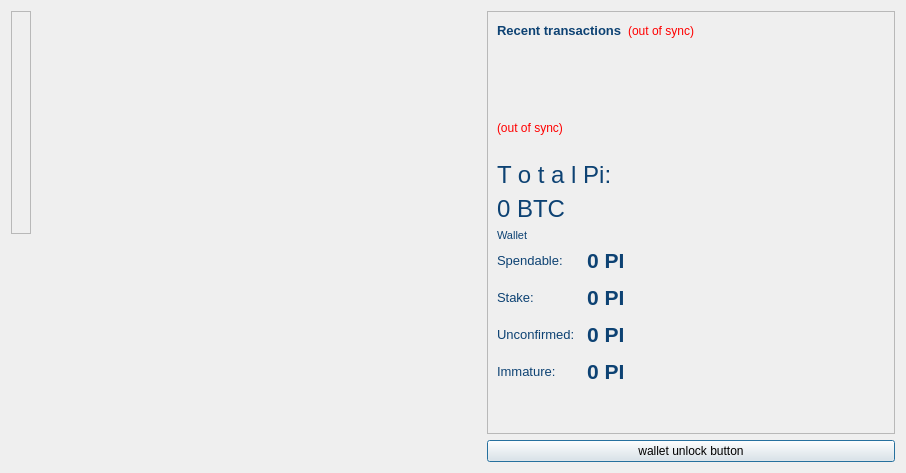
<?xml version="1.0" encoding="UTF-8"?>
<ui version="4.0">
 <class>OverviewPage</class>
 <widget class="QWidget" name="OverviewPage">
  <property name="geometry">
   <rect>
    <x>0</x>
    <y>0</y>
    <width>906</width>
    <height>460</height>
   </rect>
  </property>
  <property name="windowTitle">
   <string>Form</string>
  </property>
  <layout class="QHBoxLayout" name="horizontalLayout" stretch="0,0,0">
   <item>
    <layout class="QVBoxLayout" name="verticalLayout_2">
     <item>
      <widget class="QFrame" name="frame">
       <property name="frameShape">
        <enum>QFrame::StyledPanel</enum>
       </property>
       <property name="frameShadow">
        <enum>QFrame::Raised</enum>
       </property>
       <layout class="QVBoxLayout" name="verticalLayout_4">
        <item>
         <layout class="QHBoxLayout" name="horizontalLayout_4"/>
        </item>
       </layout>
      </widget>
     </item>
     <item>
      <widget class="QLabel" name="label_2">
       <property name="text">
        <string/>
       </property>
       <property name="pixmap">
        <pixmap>:/images/Wallet_Logo</pixmap>
       </property>
       <property name="alignment">
        <set>Qt::AlignCenter</set>
       </property>
      </widget>
     </item>
    </layout>
   </item>
   <item>
    <spacer name="horizontalSpacer_3">
     <property name="orientation">
      <enum>Qt::Horizontal</enum>
     </property>
     <property name="sizeType">
      <enum>QSizePolicy::Fixed</enum>
     </property>
     <property name="sizeHint" stdset="0">
      <size>
       <width>450</width>
       <height>20</height>
      </size>
     </property>
    </spacer>
   </item>
   <item>
    <layout class="QVBoxLayout" name="verticalLayout_3">
     <item>
      <widget class="QFrame" name="frame_2">
       <property name="frameShape">
        <enum>QFrame::StyledPanel</enum>
       </property>
       <property name="frameShadow">
        <enum>QFrame::Raised</enum>
       </property>
       <layout class="QVBoxLayout" name="verticalLayout">
        <item>
         <layout class="QHBoxLayout" name="horizontalLayout_2">
          <item>
           <widget class="QLabel" name="label_4">
            <property name="palette">
             <palette>
              <active>
               <colorrole role="WindowText">
                <brush brushstyle="SolidPattern">
                 <color alpha="255">
                  <red>13</red>
                  <green>66</green>
                  <blue>115</blue>
                 </color>
                </brush>
               </colorrole>
               <colorrole role="Text">
                <brush brushstyle="SolidPattern">
                 <color alpha="255">
                  <red>13</red>
                  <green>66</green>
                  <blue>115</blue>
                 </color>
                </brush>
               </colorrole>
              </active>
              <inactive>
               <colorrole role="WindowText">
                <brush brushstyle="SolidPattern">
                 <color alpha="255">
                  <red>13</red>
                  <green>66</green>
                  <blue>115</blue>
                 </color>
                </brush>
               </colorrole>
               <colorrole role="Text">
                <brush brushstyle="SolidPattern">
                 <color alpha="255">
                  <red>13</red>
                  <green>66</green>
                  <blue>115</blue>
                 </color>
                </brush>
               </colorrole>
              </inactive>
              <disabled>
               <colorrole role="WindowText">
                <brush brushstyle="SolidPattern">
                 <color alpha="255">
                  <red>120</red>
                  <green>120</green>
                  <blue>120</blue>
                 </color>
                </brush>
               </colorrole>
               <colorrole role="Text">
                <brush brushstyle="SolidPattern">
                 <color alpha="255">
                  <red>120</red>
                  <green>120</green>
                  <blue>120</blue>
                 </color>
                </brush>
               </colorrole>
              </disabled>
             </palette>
            </property>
            <property name="font">
             <font>
              <pointsize>10</pointsize>
             </font>
            </property>
            <property name="text">
             <string>&lt;b&gt;Recent transactions&lt;/b&gt;</string>
            </property>
           </widget>
          </item>
          <item>
           <widget class="QLabel" name="labelTransactionsStatus">
            <property name="toolTip">
             <string>The displayed information may be out of date. Your wallet automatically synchronizes with the picoin network after a connection is established, but this process has not completed yet.</string>
            </property>
            <property name="styleSheet">
             <string notr="true">QLabel { color: red; }</string>
            </property>
            <property name="text">
             <string notr="true">(out of sync)</string>
            </property>
            <property name="alignment">
             <set>Qt::AlignRight|Qt::AlignTrailing|Qt::AlignVCenter</set>
            </property>
           </widget>
          </item>
          <item>
           <spacer name="horizontalSpacer">
            <property name="orientation">
             <enum>Qt::Horizontal</enum>
            </property>
            <property name="sizeHint" stdset="0">
             <size>
              <width>40</width>
              <height>20</height>
             </size>
            </property>
           </spacer>
          </item>
         </layout>
        </item>
        <item>
         <widget class="QListView" name="listTransactions">
          <property name="palette">
           <palette>
            <active>
             <colorrole role="WindowText">
              <brush brushstyle="SolidPattern">
               <color alpha="255">
                <red>13</red>
                <green>66</green>
                <blue>115</blue>
               </color>
              </brush>
             </colorrole>
             <colorrole role="Button">
              <brush brushstyle="SolidPattern">
               <color alpha="0">
                <red>0</red>
                <green>0</green>
                <blue>0</blue>
               </color>
              </brush>
             </colorrole>
             <colorrole role="Text">
              <brush brushstyle="SolidPattern">
               <color alpha="255">
                <red>13</red>
                <green>66</green>
                <blue>115</blue>
               </color>
              </brush>
             </colorrole>
             <colorrole role="Base">
              <brush brushstyle="NoBrush">
               <color alpha="255">
                <red>0</red>
                <green>0</green>
                <blue>0</blue>
               </color>
              </brush>
             </colorrole>
             <colorrole role="Window">
              <brush brushstyle="SolidPattern">
               <color alpha="0">
                <red>0</red>
                <green>0</green>
                <blue>0</blue>
               </color>
              </brush>
             </colorrole>
            </active>
            <inactive>
             <colorrole role="WindowText">
              <brush brushstyle="SolidPattern">
               <color alpha="255">
                <red>13</red>
                <green>66</green>
                <blue>115</blue>
               </color>
              </brush>
             </colorrole>
             <colorrole role="Button">
              <brush brushstyle="SolidPattern">
               <color alpha="0">
                <red>0</red>
                <green>0</green>
                <blue>0</blue>
               </color>
              </brush>
             </colorrole>
             <colorrole role="Text">
              <brush brushstyle="SolidPattern">
               <color alpha="255">
                <red>13</red>
                <green>66</green>
                <blue>115</blue>
               </color>
              </brush>
             </colorrole>
             <colorrole role="Base">
              <brush brushstyle="NoBrush">
               <color alpha="255">
                <red>0</red>
                <green>0</green>
                <blue>0</blue>
               </color>
              </brush>
             </colorrole>
             <colorrole role="Window">
              <brush brushstyle="SolidPattern">
               <color alpha="0">
                <red>0</red>
                <green>0</green>
                <blue>0</blue>
               </color>
              </brush>
             </colorrole>
            </inactive>
            <disabled>
             <colorrole role="WindowText">
              <brush brushstyle="SolidPattern">
               <color alpha="255">
                <red>120</red>
                <green>120</green>
                <blue>120</blue>
               </color>
              </brush>
             </colorrole>
             <colorrole role="Button">
              <brush brushstyle="SolidPattern">
               <color alpha="0">
                <red>0</red>
                <green>0</green>
                <blue>0</blue>
               </color>
              </brush>
             </colorrole>
             <colorrole role="Text">
              <brush brushstyle="SolidPattern">
               <color alpha="255">
                <red>120</red>
                <green>120</green>
                <blue>120</blue>
               </color>
              </brush>
             </colorrole>
             <colorrole role="Base">
              <brush brushstyle="NoBrush">
               <color alpha="255">
                <red>0</red>
                <green>0</green>
                <blue>0</blue>
               </color>
              </brush>
             </colorrole>
             <colorrole role="Window">
              <brush brushstyle="SolidPattern">
               <color alpha="0">
                <red>0</red>
                <green>0</green>
                <blue>0</blue>
               </color>
              </brush>
             </colorrole>
            </disabled>
           </palette>
          </property>
          <property name="font">
           <font>
            <pointsize>10</pointsize>
           </font>
          </property>
          <property name="styleSheet">
           <string notr="true">QListView { background: transparent; }</string>
          </property>
          <property name="frameShape">
           <enum>QFrame::NoFrame</enum>
          </property>
          <property name="verticalScrollBarPolicy">
           <enum>Qt::ScrollBarAlwaysOff</enum>
          </property>
          <property name="horizontalScrollBarPolicy">
           <enum>Qt::ScrollBarAlwaysOff</enum>
          </property>
          <property name="selectionMode">
           <enum>QAbstractItemView::NoSelection</enum>
          </property>
         </widget>
        </item>
        <item>
         <widget class="QLabel" name="labelWalletStatus">
          <property name="toolTip">
           <string>The displayed information may be out of date. Your wallet automatically synchronizes with the picoin network after a connection is established, but this process has not completed yet.</string>
          </property>
          <property name="styleSheet">
           <string notr="true">QLabel { color: red; }</string>
          </property>
          <property name="text">
           <string notr="true">(out of sync)</string>
          </property>
          <property name="alignment">
           <set>Qt::AlignLeading|Qt::AlignLeft|Qt::AlignVCenter</set>
          </property>
         </widget>
        </item>
        <item>
         <spacer name="horizontalSpacer_2">
          <property name="orientation">
           <enum>Qt::Horizontal</enum>
          </property>
          <property name="sizeHint" stdset="0">
           <size>
            <width>40</width>
            <height>20</height>
           </size>
          </property>
         </spacer>
        </item>
        <item>
         <widget class="QLabel" name="labelTotalText">
          <property name="palette">
           <palette>
            <active>
             <colorrole role="WindowText">
              <brush brushstyle="SolidPattern">
               <color alpha="255">
                <red>13</red>
                <green>66</green>
                <blue>115</blue>
               </color>
              </brush>
             </colorrole>
             <colorrole role="Text">
              <brush brushstyle="SolidPattern">
               <color alpha="255">
                <red>13</red>
                <green>66</green>
                <blue>115</blue>
               </color>
              </brush>
             </colorrole>
            </active>
            <inactive>
             <colorrole role="WindowText">
              <brush brushstyle="SolidPattern">
               <color alpha="255">
                <red>13</red>
                <green>66</green>
                <blue>115</blue>
               </color>
              </brush>
             </colorrole>
             <colorrole role="Text">
              <brush brushstyle="SolidPattern">
               <color alpha="255">
                <red>13</red>
                <green>66</green>
                <blue>115</blue>
               </color>
              </brush>
             </colorrole>
            </inactive>
            <disabled>
             <colorrole role="WindowText">
              <brush brushstyle="SolidPattern">
               <color alpha="255">
                <red>120</red>
                <green>120</green>
                <blue>120</blue>
               </color>
              </brush>
             </colorrole>
             <colorrole role="Text">
              <brush brushstyle="SolidPattern">
               <color alpha="255">
                <red>120</red>
                <green>120</green>
                <blue>120</blue>
               </color>
              </brush>
             </colorrole>
            </disabled>
           </palette>
          </property>
          <property name="font">
           <font>
            <pointsize>18</pointsize>
            <weight>50</weight>
            <bold>false</bold>
           </font>
          </property>
          <property name="text">
           <string>T o t a l Pi:</string>
          </property>
         </widget>
        </item>
        <item>
         <widget class="QLabel" name="labelTotal">
          <property name="palette">
           <palette>
            <active>
             <colorrole role="WindowText">
              <brush brushstyle="SolidPattern">
               <color alpha="255">
                <red>13</red>
                <green>66</green>
                <blue>115</blue>
               </color>
              </brush>
             </colorrole>
             <colorrole role="Text">
              <brush brushstyle="SolidPattern">
               <color alpha="255">
                <red>13</red>
                <green>66</green>
                <blue>115</blue>
               </color>
              </brush>
             </colorrole>
            </active>
            <inactive>
             <colorrole role="WindowText">
              <brush brushstyle="SolidPattern">
               <color alpha="255">
                <red>13</red>
                <green>66</green>
                <blue>115</blue>
               </color>
              </brush>
             </colorrole>
             <colorrole role="Text">
              <brush brushstyle="SolidPattern">
               <color alpha="255">
                <red>13</red>
                <green>66</green>
                <blue>115</blue>
               </color>
              </brush>
             </colorrole>
            </inactive>
            <disabled>
             <colorrole role="WindowText">
              <brush brushstyle="SolidPattern">
               <color alpha="255">
                <red>120</red>
                <green>120</green>
                <blue>120</blue>
               </color>
              </brush>
             </colorrole>
             <colorrole role="Text">
              <brush brushstyle="SolidPattern">
               <color alpha="255">
                <red>120</red>
                <green>120</green>
                <blue>120</blue>
               </color>
              </brush>
             </colorrole>
            </disabled>
           </palette>
          </property>
          <property name="font">
           <font>
            <pointsize>18</pointsize>
            <weight>50</weight>
            <bold>false</bold>
           </font>
          </property>
          <property name="cursor">
           <cursorShape>IBeamCursor</cursorShape>
          </property>
          <property name="toolTip">
           <string>Your current total balance</string>
          </property>
          <property name="text">
           <string notr="true">0 BTC</string>
          </property>
          <property name="textInteractionFlags">
           <set>Qt::LinksAccessibleByMouse|Qt::TextSelectableByKeyboard|Qt::TextSelectableByMouse</set>
          </property>
         </widget>
        </item>
        <item>
         <widget class="QLabel" name="label_5">
          <property name="palette">
           <palette>
            <active>
             <colorrole role="WindowText">
              <brush brushstyle="SolidPattern">
               <color alpha="255">
                <red>13</red>
                <green>66</green>
                <blue>115</blue>
               </color>
              </brush>
             </colorrole>
             <colorrole role="Text">
              <brush brushstyle="SolidPattern">
               <color alpha="255">
                <red>13</red>
                <green>66</green>
                <blue>115</blue>
               </color>
              </brush>
             </colorrole>
            </active>
            <inactive>
             <colorrole role="WindowText">
              <brush brushstyle="SolidPattern">
               <color alpha="255">
                <red>13</red>
                <green>66</green>
                <blue>115</blue>
               </color>
              </brush>
             </colorrole>
             <colorrole role="Text">
              <brush brushstyle="SolidPattern">
               <color alpha="255">
                <red>13</red>
                <green>66</green>
                <blue>115</blue>
               </color>
              </brush>
             </colorrole>
            </inactive>
            <disabled>
             <colorrole role="WindowText">
              <brush brushstyle="SolidPattern">
               <color alpha="255">
                <red>120</red>
                <green>120</green>
                <blue>120</blue>
               </color>
              </brush>
             </colorrole>
             <colorrole role="Text">
              <brush brushstyle="SolidPattern">
               <color alpha="255">
                <red>120</red>
                <green>120</green>
                <blue>120</blue>
               </color>
              </brush>
             </colorrole>
            </disabled>
           </palette>
          </property>
          <property name="font">
           <font>
            <pointsize>8</pointsize>
            <weight>50</weight>
            <bold>false</bold>
           </font>
          </property>
          <property name="text">
           <string>Wallet</string>
          </property>
         </widget>
        </item>
        <item>
         <layout class="QFormLayout" name="formLayout_2">
          <property name="fieldGrowthPolicy">
           <enum>QFormLayout::AllNonFixedFieldsGrow</enum>
          </property>
          <property name="horizontalSpacing">
           <number>12</number>
          </property>
          <property name="verticalSpacing">
           <number>12</number>
          </property>
          <item row="0" column="0">
           <widget class="QLabel" name="label">
            <property name="palette">
             <palette>
              <active>
               <colorrole role="WindowText">
                <brush brushstyle="SolidPattern">
                 <color alpha="255">
                  <red>13</red>
                  <green>66</green>
                  <blue>115</blue>
                 </color>
                </brush>
               </colorrole>
               <colorrole role="Text">
                <brush brushstyle="SolidPattern">
                 <color alpha="255">
                  <red>13</red>
                  <green>66</green>
                  <blue>115</blue>
                 </color>
                </brush>
               </colorrole>
              </active>
              <inactive>
               <colorrole role="WindowText">
                <brush brushstyle="SolidPattern">
                 <color alpha="255">
                  <red>13</red>
                  <green>66</green>
                  <blue>115</blue>
                 </color>
                </brush>
               </colorrole>
               <colorrole role="Text">
                <brush brushstyle="SolidPattern">
                 <color alpha="255">
                  <red>13</red>
                  <green>66</green>
                  <blue>115</blue>
                 </color>
                </brush>
               </colorrole>
              </inactive>
              <disabled>
               <colorrole role="WindowText">
                <brush brushstyle="SolidPattern">
                 <color alpha="255">
                  <red>120</red>
                  <green>120</green>
                  <blue>120</blue>
                 </color>
                </brush>
               </colorrole>
               <colorrole role="Text">
                <brush brushstyle="SolidPattern">
                 <color alpha="255">
                  <red>120</red>
                  <green>120</green>
                  <blue>120</blue>
                 </color>
                </brush>
               </colorrole>
              </disabled>
             </palette>
            </property>
            <property name="font">
             <font>
              <pointsize>10</pointsize>
             </font>
            </property>
            <property name="text">
             <string>Spendable:</string>
            </property>
           </widget>
          </item>
          <item row="0" column="1">
           <widget class="QLabel" name="labelBalance">
            <property name="palette">
             <palette>
              <active>
               <colorrole role="WindowText">
                <brush brushstyle="SolidPattern">
                 <color alpha="255">
                  <red>13</red>
                  <green>66</green>
                  <blue>115</blue>
                 </color>
                </brush>
               </colorrole>
               <colorrole role="Text">
                <brush brushstyle="SolidPattern">
                 <color alpha="255">
                  <red>13</red>
                  <green>66</green>
                  <blue>115</blue>
                 </color>
                </brush>
               </colorrole>
              </active>
              <inactive>
               <colorrole role="WindowText">
                <brush brushstyle="SolidPattern">
                 <color alpha="255">
                  <red>13</red>
                  <green>66</green>
                  <blue>115</blue>
                 </color>
                </brush>
               </colorrole>
               <colorrole role="Text">
                <brush brushstyle="SolidPattern">
                 <color alpha="255">
                  <red>13</red>
                  <green>66</green>
                  <blue>115</blue>
                 </color>
                </brush>
               </colorrole>
              </inactive>
              <disabled>
               <colorrole role="WindowText">
                <brush brushstyle="SolidPattern">
                 <color alpha="255">
                  <red>120</red>
                  <green>120</green>
                  <blue>120</blue>
                 </color>
                </brush>
               </colorrole>
               <colorrole role="Text">
                <brush brushstyle="SolidPattern">
                 <color alpha="255">
                  <red>120</red>
                  <green>120</green>
                  <blue>120</blue>
                 </color>
                </brush>
               </colorrole>
              </disabled>
             </palette>
            </property>
            <property name="font">
             <font>
              <pointsize>16</pointsize>
              <weight>75</weight>
              <bold>true</bold>
             </font>
            </property>
            <property name="cursor">
             <cursorShape>IBeamCursor</cursorShape>
            </property>
            <property name="toolTip">
             <string>Your current spendable balance</string>
            </property>
            <property name="text">
             <string notr="true">0 PI</string>
            </property>
            <property name="textInteractionFlags">
             <set>Qt::LinksAccessibleByMouse|Qt::TextSelectableByKeyboard|Qt::TextSelectableByMouse</set>
            </property>
           </widget>
          </item>
          <item row="1" column="0">
           <widget class="QLabel" name="label_6">
            <property name="palette">
             <palette>
              <active>
               <colorrole role="WindowText">
                <brush brushstyle="SolidPattern">
                 <color alpha="255">
                  <red>13</red>
                  <green>66</green>
                  <blue>115</blue>
                 </color>
                </brush>
               </colorrole>
               <colorrole role="Text">
                <brush brushstyle="SolidPattern">
                 <color alpha="255">
                  <red>13</red>
                  <green>66</green>
                  <blue>115</blue>
                 </color>
                </brush>
               </colorrole>
              </active>
              <inactive>
               <colorrole role="WindowText">
                <brush brushstyle="SolidPattern">
                 <color alpha="255">
                  <red>13</red>
                  <green>66</green>
                  <blue>115</blue>
                 </color>
                </brush>
               </colorrole>
               <colorrole role="Text">
                <brush brushstyle="SolidPattern">
                 <color alpha="255">
                  <red>13</red>
                  <green>66</green>
                  <blue>115</blue>
                 </color>
                </brush>
               </colorrole>
              </inactive>
              <disabled>
               <colorrole role="WindowText">
                <brush brushstyle="SolidPattern">
                 <color alpha="255">
                  <red>120</red>
                  <green>120</green>
                  <blue>120</blue>
                 </color>
                </brush>
               </colorrole>
               <colorrole role="Text">
                <brush brushstyle="SolidPattern">
                 <color alpha="255">
                  <red>120</red>
                  <green>120</green>
                  <blue>120</blue>
                 </color>
                </brush>
               </colorrole>
              </disabled>
             </palette>
            </property>
            <property name="font">
             <font>
              <pointsize>10</pointsize>
             </font>
            </property>
            <property name="text">
             <string>Stake:</string>
            </property>
           </widget>
          </item>
          <item row="1" column="1">
           <widget class="QLabel" name="labelStake">
            <property name="palette">
             <palette>
              <active>
               <colorrole role="WindowText">
                <brush brushstyle="SolidPattern">
                 <color alpha="255">
                  <red>13</red>
                  <green>66</green>
                  <blue>115</blue>
                 </color>
                </brush>
               </colorrole>
               <colorrole role="Text">
                <brush brushstyle="SolidPattern">
                 <color alpha="255">
                  <red>13</red>
                  <green>66</green>
                  <blue>115</blue>
                 </color>
                </brush>
               </colorrole>
              </active>
              <inactive>
               <colorrole role="WindowText">
                <brush brushstyle="SolidPattern">
                 <color alpha="255">
                  <red>13</red>
                  <green>66</green>
                  <blue>115</blue>
                 </color>
                </brush>
               </colorrole>
               <colorrole role="Text">
                <brush brushstyle="SolidPattern">
                 <color alpha="255">
                  <red>13</red>
                  <green>66</green>
                  <blue>115</blue>
                 </color>
                </brush>
               </colorrole>
              </inactive>
              <disabled>
               <colorrole role="WindowText">
                <brush brushstyle="SolidPattern">
                 <color alpha="255">
                  <red>120</red>
                  <green>120</green>
                  <blue>120</blue>
                 </color>
                </brush>
               </colorrole>
               <colorrole role="Text">
                <brush brushstyle="SolidPattern">
                 <color alpha="255">
                  <red>120</red>
                  <green>120</green>
                  <blue>120</blue>
                 </color>
                </brush>
               </colorrole>
              </disabled>
             </palette>
            </property>
            <property name="font">
             <font>
              <pointsize>16</pointsize>
              <weight>75</weight>
              <bold>true</bold>
             </font>
            </property>
            <property name="cursor">
             <cursorShape>IBeamCursor</cursorShape>
            </property>
            <property name="toolTip">
             <string>Total of coins that was staked, and do not yet count toward the current balance</string>
            </property>
            <property name="text">
             <string notr="true">0 PI</string>
            </property>
            <property name="textInteractionFlags">
             <set>Qt::LinksAccessibleByMouse|Qt::TextSelectableByKeyboard|Qt::TextSelectableByMouse</set>
            </property>
           </widget>
          </item>
          <item row="2" column="0">
           <widget class="QLabel" name="label_3">
            <property name="palette">
             <palette>
              <active>
               <colorrole role="WindowText">
                <brush brushstyle="SolidPattern">
                 <color alpha="255">
                  <red>13</red>
                  <green>66</green>
                  <blue>115</blue>
                 </color>
                </brush>
               </colorrole>
               <colorrole role="Text">
                <brush brushstyle="SolidPattern">
                 <color alpha="255">
                  <red>13</red>
                  <green>66</green>
                  <blue>115</blue>
                 </color>
                </brush>
               </colorrole>
              </active>
              <inactive>
               <colorrole role="WindowText">
                <brush brushstyle="SolidPattern">
                 <color alpha="255">
                  <red>13</red>
                  <green>66</green>
                  <blue>115</blue>
                 </color>
                </brush>
               </colorrole>
               <colorrole role="Text">
                <brush brushstyle="SolidPattern">
                 <color alpha="255">
                  <red>13</red>
                  <green>66</green>
                  <blue>115</blue>
                 </color>
                </brush>
               </colorrole>
              </inactive>
              <disabled>
               <colorrole role="WindowText">
                <brush brushstyle="SolidPattern">
                 <color alpha="255">
                  <red>120</red>
                  <green>120</green>
                  <blue>120</blue>
                 </color>
                </brush>
               </colorrole>
               <colorrole role="Text">
                <brush brushstyle="SolidPattern">
                 <color alpha="255">
                  <red>120</red>
                  <green>120</green>
                  <blue>120</blue>
                 </color>
                </brush>
               </colorrole>
              </disabled>
             </palette>
            </property>
            <property name="font">
             <font>
              <pointsize>10</pointsize>
             </font>
            </property>
            <property name="text">
             <string>Unconfirmed:</string>
            </property>
           </widget>
          </item>
          <item row="2" column="1">
           <widget class="QLabel" name="labelUnconfirmed">
            <property name="palette">
             <palette>
              <active>
               <colorrole role="WindowText">
                <brush brushstyle="SolidPattern">
                 <color alpha="255">
                  <red>13</red>
                  <green>66</green>
                  <blue>115</blue>
                 </color>
                </brush>
               </colorrole>
               <colorrole role="Text">
                <brush brushstyle="SolidPattern">
                 <color alpha="255">
                  <red>13</red>
                  <green>66</green>
                  <blue>115</blue>
                 </color>
                </brush>
               </colorrole>
              </active>
              <inactive>
               <colorrole role="WindowText">
                <brush brushstyle="SolidPattern">
                 <color alpha="255">
                  <red>13</red>
                  <green>66</green>
                  <blue>115</blue>
                 </color>
                </brush>
               </colorrole>
               <colorrole role="Text">
                <brush brushstyle="SolidPattern">
                 <color alpha="255">
                  <red>13</red>
                  <green>66</green>
                  <blue>115</blue>
                 </color>
                </brush>
               </colorrole>
              </inactive>
              <disabled>
               <colorrole role="WindowText">
                <brush brushstyle="SolidPattern">
                 <color alpha="255">
                  <red>120</red>
                  <green>120</green>
                  <blue>120</blue>
                 </color>
                </brush>
               </colorrole>
               <colorrole role="Text">
                <brush brushstyle="SolidPattern">
                 <color alpha="255">
                  <red>120</red>
                  <green>120</green>
                  <blue>120</blue>
                 </color>
                </brush>
               </colorrole>
              </disabled>
             </palette>
            </property>
            <property name="font">
             <font>
              <pointsize>16</pointsize>
              <weight>75</weight>
              <bold>true</bold>
             </font>
            </property>
            <property name="cursor">
             <cursorShape>IBeamCursor</cursorShape>
            </property>
            <property name="toolTip">
             <string>Total of transactions that have yet to be confirmed, and do not yet count toward the current balance</string>
            </property>
            <property name="text">
             <string notr="true">0 PI</string>
            </property>
            <property name="textInteractionFlags">
             <set>Qt::LinksAccessibleByMouse|Qt::TextSelectableByKeyboard|Qt::TextSelectableByMouse</set>
            </property>
           </widget>
          </item>
          <item row="3" column="0">
           <widget class="QLabel" name="labelImmatureText">
            <property name="palette">
             <palette>
              <active>
               <colorrole role="WindowText">
                <brush brushstyle="SolidPattern">
                 <color alpha="255">
                  <red>13</red>
                  <green>66</green>
                  <blue>115</blue>
                 </color>
                </brush>
               </colorrole>
               <colorrole role="Text">
                <brush brushstyle="SolidPattern">
                 <color alpha="255">
                  <red>13</red>
                  <green>66</green>
                  <blue>115</blue>
                 </color>
                </brush>
               </colorrole>
              </active>
              <inactive>
               <colorrole role="WindowText">
                <brush brushstyle="SolidPattern">
                 <color alpha="255">
                  <red>13</red>
                  <green>66</green>
                  <blue>115</blue>
                 </color>
                </brush>
               </colorrole>
               <colorrole role="Text">
                <brush brushstyle="SolidPattern">
                 <color alpha="255">
                  <red>13</red>
                  <green>66</green>
                  <blue>115</blue>
                 </color>
                </brush>
               </colorrole>
              </inactive>
              <disabled>
               <colorrole role="WindowText">
                <brush brushstyle="SolidPattern">
                 <color alpha="255">
                  <red>120</red>
                  <green>120</green>
                  <blue>120</blue>
                 </color>
                </brush>
               </colorrole>
               <colorrole role="Text">
                <brush brushstyle="SolidPattern">
                 <color alpha="255">
                  <red>120</red>
                  <green>120</green>
                  <blue>120</blue>
                 </color>
                </brush>
               </colorrole>
              </disabled>
             </palette>
            </property>
            <property name="font">
             <font>
              <pointsize>10</pointsize>
             </font>
            </property>
            <property name="text">
             <string>Immature:</string>
            </property>
           </widget>
          </item>
          <item row="3" column="1">
           <widget class="QLabel" name="labelImmature">
            <property name="palette">
             <palette>
              <active>
               <colorrole role="WindowText">
                <brush brushstyle="SolidPattern">
                 <color alpha="255">
                  <red>13</red>
                  <green>66</green>
                  <blue>115</blue>
                 </color>
                </brush>
               </colorrole>
               <colorrole role="Text">
                <brush brushstyle="SolidPattern">
                 <color alpha="255">
                  <red>13</red>
                  <green>66</green>
                  <blue>115</blue>
                 </color>
                </brush>
               </colorrole>
              </active>
              <inactive>
               <colorrole role="WindowText">
                <brush brushstyle="SolidPattern">
                 <color alpha="255">
                  <red>13</red>
                  <green>66</green>
                  <blue>115</blue>
                 </color>
                </brush>
               </colorrole>
               <colorrole role="Text">
                <brush brushstyle="SolidPattern">
                 <color alpha="255">
                  <red>13</red>
                  <green>66</green>
                  <blue>115</blue>
                 </color>
                </brush>
               </colorrole>
              </inactive>
              <disabled>
               <colorrole role="WindowText">
                <brush brushstyle="SolidPattern">
                 <color alpha="255">
                  <red>120</red>
                  <green>120</green>
                  <blue>120</blue>
                 </color>
                </brush>
               </colorrole>
               <colorrole role="Text">
                <brush brushstyle="SolidPattern">
                 <color alpha="255">
                  <red>120</red>
                  <green>120</green>
                  <blue>120</blue>
                 </color>
                </brush>
               </colorrole>
              </disabled>
             </palette>
            </property>
            <property name="font">
             <font>
              <pointsize>16</pointsize>
              <weight>75</weight>
              <bold>true</bold>
             </font>
            </property>
            <property name="toolTip">
             <string>Mined balance that has not yet matured</string>
            </property>
            <property name="text">
             <string notr="true">0 PI</string>
            </property>
            <property name="textInteractionFlags">
             <set>Qt::LinksAccessibleByMouse|Qt::TextSelectableByKeyboard|Qt::TextSelectableByMouse</set>
            </property>
           </widget>
          </item>
         </layout>
        </item>
        <item>
         <spacer name="verticalSpacer">
          <property name="orientation">
           <enum>Qt::Vertical</enum>
          </property>
          <property name="sizeType">
           <enum>QSizePolicy::Fixed</enum>
          </property>
          <property name="sizeHint" stdset="0">
           <size>
            <width>20</width>
            <height>40</height>
           </size>
          </property>
         </spacer>
        </item>
       </layout>
      </widget>
     </item>
     <item>
      <widget class="QPushButton" name="unlockWalletButton">
       <property name="sizePolicy">
        <sizepolicy hsizetype="Minimum" vsizetype="Fixed">
         <horstretch>0</horstretch>
         <verstretch>0</verstretch>
        </sizepolicy>
       </property>
       <property name="maximumSize">
        <size>
         <width>16777214</width>
         <height>16777214</height>
        </size>
       </property>
       <property name="toolTip">
        <string/>
       </property>
       <property name="text">
        <string>wallet unlock button</string>
       </property>
       <property name="checkable">
        <bool>false</bool>
       </property>
       <property name="autoDefault">
        <bool>false</bool>
       </property>
       <property name="default">
        <bool>true</bool>
       </property>
       <property name="flat">
        <bool>false</bool>
       </property>
      </widget>
     </item>
    </layout>
   </item>
  </layout>
 </widget>
 <resources/>
 <connections/>
</ui>
